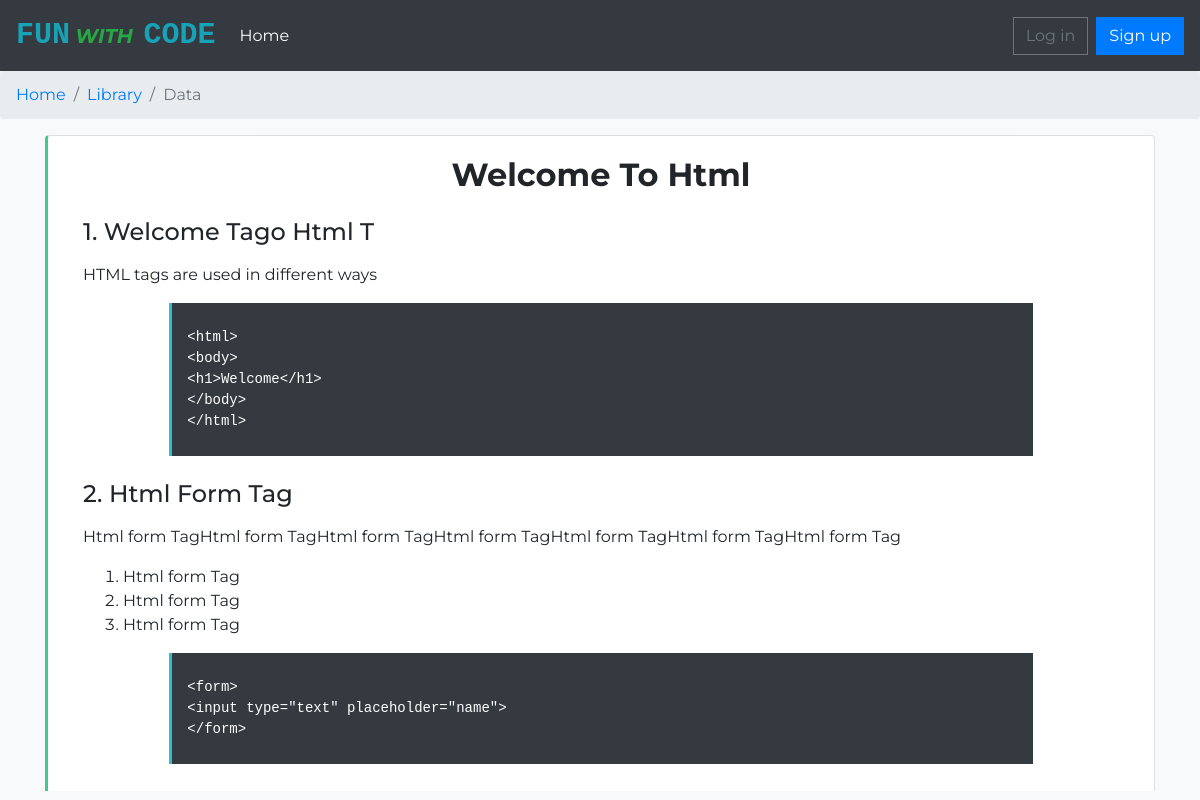
Screenshot of /post-detail/1/ with the database file from the repository.
### webapp/models.py (models this page shows, shortened)
class ArticleHeading(models.Model):
    name = models.CharField(max_length=100)
    language = models.ForeignKey(Languages,on_delete=models.CASCADE)
    created_by = models.ForeignKey(User,on_delete=models.CASCADE)
    status = models.IntegerField(default=0)
    created_at = models.DateTimeField(auto_now_add=True)
    updated_at = models.DateTimeField(auto_now=True)

class ArticleSubHeading(models.Model):
    name = models.CharField(max_length=100)
    description = models.TextField(max_length=1000,null=True,blank=True)
    heading = models.ForeignKey(ArticleHeading,on_delete=models.CASCADE)
    status = models.IntegerField(default=0)
    created_by = models.ForeignKey(User,on_delete=models.CASCADE)
    created_at = models.DateTimeField(auto_now_add=True)
    updated_at = models.DateTimeField(auto_now=True)

class ArticleCodeSnippet(models.Model):
    subheading = models.ForeignKey(ArticleSubHeading,on_delete=models.CASCADE)
    code_snippet = models.TextField(max_length=500,null=True,blank=True)
    attachments = models.FileField(null=True, blank=True, upload_to='Article/')

### webapp/views.py (the view)
# urls.py: path('post-detail/<int:pk>/',post_detail,name="post_detail")
def post_detail(request,pk):
    heading = get_object_or_404(ArticleHeading,pk=pk)
    subheading = ArticleSubHeading.objects.filter(heading=heading)
    code = ArticleCodeSnippet.objects.all()
    context={
        'heading':heading,
        'subheading':subheading,
        'code':code
    }
    return render(request,'webapp/post_detail.html',context)

### template/webapp/post_detail.html
{%extends 'base.html'%}
{%load static%}
{% load crispy_forms_tags %}
{%block content%}
   <div class="container">
      <div class="card border-success-left mb-2">
  <div class="card-body">
      <h2 class="card-title text-center"><b>{{heading.name|title}}</b></h2>
      <div class="container mt-4">
          {%if subheading%}
          {%for subheading in subheading%}
          <h4>{{forloop.counter}}.&nbsp;{{subheading.name|title}}</h4>
          <p class="ml-2">{{subheading.description|safe}}</p>
          {%if code%}
          {%for code in code%}
          {%if code.subheading == subheading%}
          <div class="row mx-auto mb-4">
              <div class="col-md-1"></div>
              <div class="col-md-10 border-info-left bg-dark pt-4 pb-2">
                <pre><code class="text-white">{{code.code_snippet}}</code></pre>
              </div>
          </div>
          {%endif%}
          {%endfor%}
          {%endif%}
          {%endfor%}
          {%endif%}
      </div>
  </div>
</div>
   </div>
{%endblock %}

### static/assets/css/custom.css (style rules this page uses)
* { font-family: 'Montserrat', sans-serif; }
.border-info-left { border-left: 3px solid #37b9cc !important; }
.border-success-left { border-left: 3px solid #46c88b !important; }

### rows the page displays
ArticleHeading: name "Welcome To Html"
ArticleSubHeading: name "Welcome Tago Html T", description "HTML tags are used in different ways"
ArticleCodeSnippet: code_snippet "<html> <body> <h1>Welcome</h1> </body> </html>"
ArticleSubHeading: name "Html Form Tag", description "Html form TagHtml form TagHtml form TagHtml form TagHtml form TagHtml form TagHtml form Tag Html form Tag Html form Tag Html form Tag"
ArticleCodeSnippet: code_snippet "<form> <input type=\"text\" placeholder=\"name\"> </form>"
